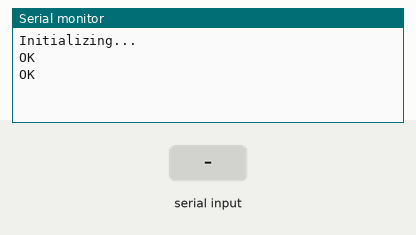
This sketch was run on a simulated STM32 Blue Pill. Parts: the last lines printed to the serial monitor. The inputs (shaded band) are chosen by the test bench. The modem accepts every AT command (registered, SIM ready, sends succeed) and sends nothing else.

Above: at 3.2 s.
3.3 s: "1" received over Serial
At 4.1 s:
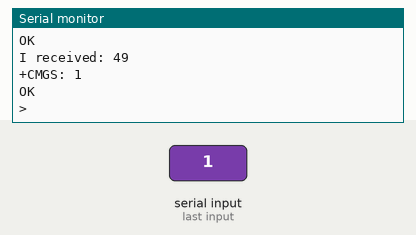
5.3 s: "0" received over Serial
At 5.7 s:
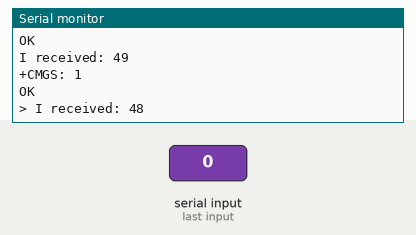

The sketch:

Originalmessagephone.ino
```cpp
#include <SoftwareSerial.h>
//Create software serial object to communicate with SIM800L
SoftwareSerial mySerial(PB11,PB10); //SIM800L Tx & Rx is connected to Arduino #3 & #2
int incomingByte = 0; // for incoming serial data
String message;
void setup()
{
  //Begin serial communication with Arduino and Arduino IDE (Serial Monitor)
  Serial.begin(9600);

  //Begin serial communication with Arduino and SIM800L
  mySerial.begin(9600);

  Serial.println("Initializing...");
  delay(1000);

  mySerial.println("AT"); //Once the handshake test is successful, it will back to OK
  updateSerial();

  mySerial.println("AT+CMGF=1"); // Configuring TEXT mode
  updateSerial();
  //mySerial.println("AT+CMGS=\"+66970762483\"");//change ZZ with country code and xxxxxxxxxxx with phone number to sms
  //updateSerial();
  //mySerial.print("Idatabots send SMS| idatabots.com"); //text content
  //updateSerial();
  mySerial.write(26);
}

void loop()
{
   Serialdata(incomingByte); //Testing
}

void updateSerial()
{
  delay(500);
  while (Serial.available())
  {
    mySerial.write(Serial.read());//Forward what Serial received to Software Serial Port
  }
  while(mySerial.available())
  {
    Serial.write(mySerial.read());//Forward what Software Serial received to Serial Port
  }
}
void Serialdata(int incomingByte){
  // reply only when you receive data:
  if (Serial.available() > 0) {
    // read the incoming byte:
    incomingByte = Serial.read();
    // say what you got:
    Serial.print("I received: ");
    message = incomingByte,DEC;
    Serial.println(message);
    //char splitdata = strtok(message,","); // Split data from the incoming message
    //print(splitdata);
    //Serial.println("Initializing...");
    //delay(1000);
    //mySerial.println("AT"); //Once the handshake test is successful, it will back to OK
    //updateSerial();
    //mySerial.println("AT+CMGF=1"); // Configuring TEXT mode
    //updateSerial();
    mySerial.println("AT+CMGS=\"+66970762483\"");//change ZZ with country code and xxxxxxxxxxx with phone number to sms
    updateSerial();
    mySerial.print("Idatabots send SMS| "+ message); //text content
    updateSerial();
    mySerial.write(26);
  }
}
```

Measured:
- after the input at 3.3 s, the serial monitor: prints a new line at once (image 1)
- after the input at 5.3 s, the serial monitor: prints a new line at once (image 2)
